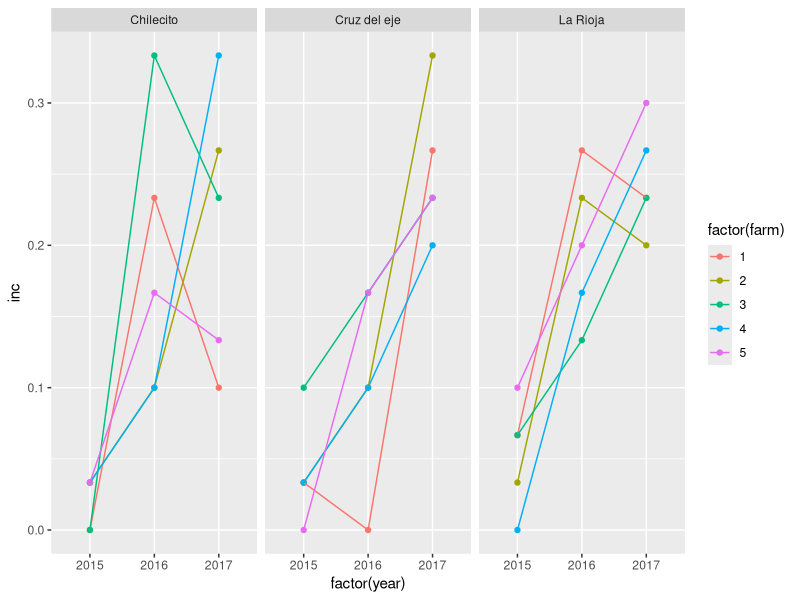
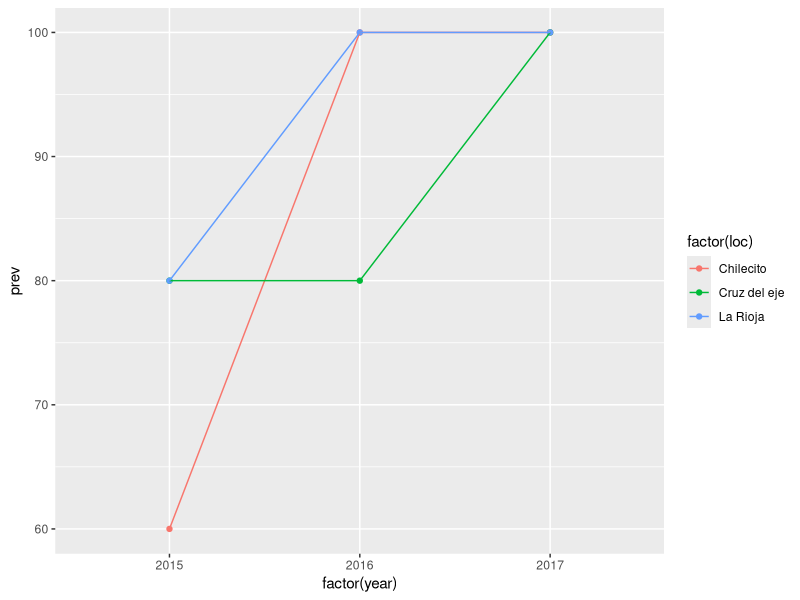

The R source for these figures, in order:
survey = readr::read_csv("data/survey.csv")
ftable(xtabs(~  year + loc + farm, survey))

library(tidyverse)

dat_inc = survey %>%
  group_by(year, loc, farm) %>%
  summarise(inc = mean(sev>0, na.rm=TRUE)) #dis>0

ggplot(dat_inc, aes(x=factor(year), y=inc, color=factor(farm))) +
  geom_point() +
  geom_line(aes(group=farm)) +
  facet_grid(. ~ loc)

dat_prev = dat_inc %>%
  group_by(year, loc) %>%
  summarise(prev = trunc(mean(inc>0, na.rm=TRUE) *100)) #dis>0

ggplot(dat_prev, aes(x=factor(year), y=prev, color=factor(loc))) +
  geom_point() +
  geom_line(aes(group=loc))
